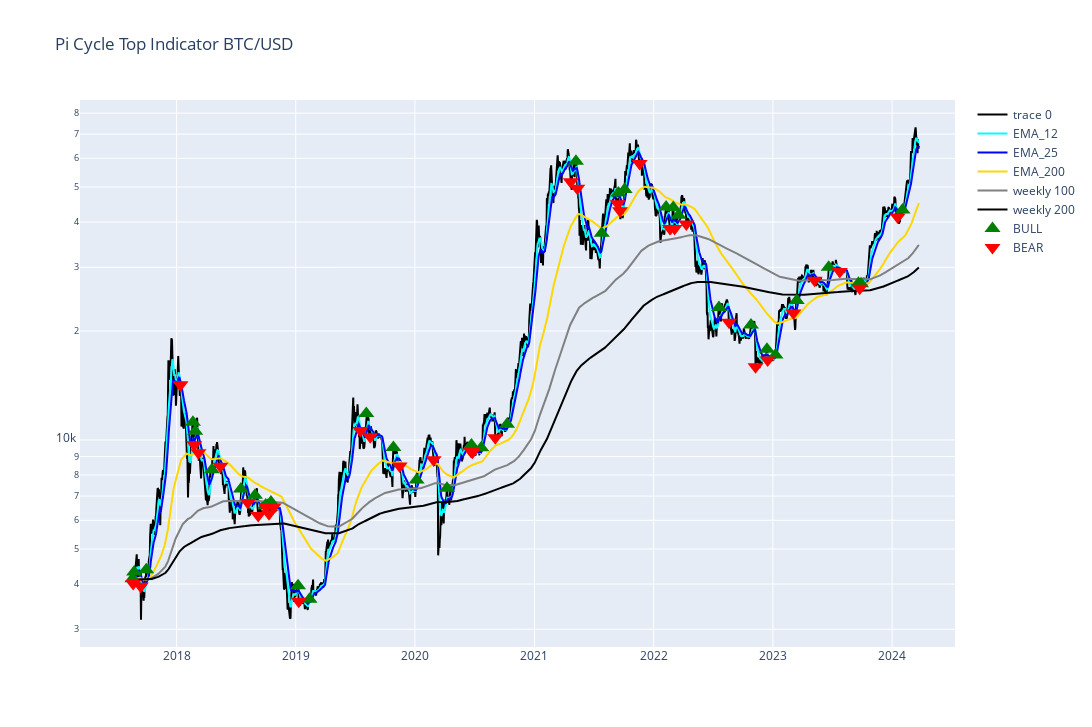

The notebook cell saved with this chart:
### Code cell
# diagram - ema 12 vs ema 25
fig = go.Figure(
    data=go.Scatter(
        x=xusd_data.index,
        y=xusd_data["Last"],
        mode="lines",
        marker=dict(
            # size=16,
            color="black",  # set color equal to a variable
        ),
    )
)
fig.add_trace(
    go.Scatter(
        x=xusd_data.index,
        y=xusd_data["EMA_12"],
        mode="lines",
        name="EMA_12",
        marker=dict(
            color="cyan"
        ),	
    )
)
fig.add_trace(
    go.Scatter(
        x=xusd_data.index,
        y=xusd_data["EMA_25"],
        mode="lines",
        name="EMA_25",
        marker=dict(
            color="blue"
        ),
    )
)

fig.add_trace(
    go.Scatter(
        x=xusd_data.index,
        y=xusd_data["EMA_200"],
        mode="lines",
        name="EMA_200",
        marker=dict(
            color="gold"
        ),
    )
)

fig.add_trace(
    go.Scatter(
        x=xusd_data.index,
        y=xusd_data["EMA_700"],
        mode="lines",
        name="weekly 100",
        marker=dict(
            color="gray"
        ),
    )
)

fig.add_trace(
    go.Scatter(
        x=xusd_data.index,
        y=xusd_data["EMA_1400"],
        mode="lines",
        name="weekly 200",
        marker=dict(
            color="black"
        ),
    )
)

# Hinzufügen von Markierungen für "BULL" Ereignisse
bull_indices = xusd_data[xusd_data['Trigger'] == 'BULL'].index
fig.add_trace(
    go.Scatter(
        x=xusd_data.loc[bull_indices].index,
        y=xusd_data.loc[bull_indices]['Last'],
        mode='markers',
        name='BULL',
        marker=dict(
            color='green',
            size=14,
            symbol='triangle-up'
        ),
    )
)

# Hinzufügen von Markierungen für "BEAR" Ereignisse
bear_indices = xusd_data[xusd_data['Trigger'] == 'BEAR'].index
fig.add_trace(
    go.Scatter(
        x=xusd_data.loc[bear_indices].index,
        y=xusd_data.loc[bear_indices]['Last'],
        mode='markers',
        name='BEAR',
        marker=dict(
            color='red',
            size=14,
            symbol='triangle-down'
        ),
    )
)

fig.update_yaxes(type="log")
fig.update_layout(
    # title="Plot Title",
    autosize=False,
    width=int(1400 / 1.1),
    height=int(800 / 1.1),
    title=f"Pi Cycle Top Indicator {selected_crypto}/USD",
)
fig.show()

### Figure 1 — Plotly figure (JSON) as saved in the notebook; plotly's stock layout.template omitted (floating-point values rounded to 4 significant figures; data arrays with more than 128 entries replaced by an {"elided": "..."} marker saying what was removed)
{"data": [{"marker": {"color": "black"}, "mode": "lines", "type": "scatter", "x": {"elided": "2410 str values"}, "y": {"elided": "2410 float values"}}, {"marker": {"color": "cyan"}, "mode": "lines", "name": "EMA_12", "type": "scatter", "x": {"elided": "2410 str values"}, "y": {"elided": "2410 float values"}}, {"marker": {"color": "blue"}, "mode": "lines", "name": "EMA_25", "type": "scatter", "x": {"elided": "2410 str values"}, "y": {"elided": "2410 float values"}}, {"marker": {"color": "gold"}, "mode": "lines", "name": "EMA_200", "type": "scatter", "x": {"elided": "2410 str values"}, "y": {"elided": "2410 float values"}}, {"marker": {"color": "gray"}, "mode": "lines", "name": "weekly 100", "type": "scatter", "x": {"elided": "2410 str values"}, "y": {"elided": "2410 float values"}}, {"marker": {"color": "black"}, "mode": "lines", "name": "weekly 200", "type": "scatter", "x": {"elided": "2410 str values"}, "y": {"elided": "2410 float values"}}, {"marker": {"color": "green", "size": 14, "symbol": "triangle-up"}, "mode": "markers", "name": "BULL", "type": "scatter", "x": ["2017-08-19T00:00:00", "2017-08-24T00:00:00", "2017-09-30T00:00:00", "2018-02-20T00:00:00", "2018-02-27T00:00:00", "2018-04-19T00:00:00", "2018-07-17T00:00:00", "2018-08-29T00:00:00", "2018-10-01T00:00:00", "2018-10-06T00:00:00", "2018-10-17T00:00:00", "2019-01-08T00:00:00", "2019-02-12T00:00:00", "2019-08-05T00:00:00", "2019-10-27T00:00:00", "2020-01-06T00:00:00", "2020-04-08T00:00:00", "2020-06-22T00:00:00", "2020-07-22T00:00:00", "2020-10-09T00:00:00", "2021-05-08T00:00:00", "2021-07-26T00:00:00", "2021-09-15T00:00:00", "2021-10-04T00:00:00", "2022-02-08T00:00:00", "2022-03-02T00:00:00", "2022-03-18T00:00:00", "2022-07-20T00:00:00", "2022-10-26T00:00:00", "2022-12-14T00:00:00", "2023-01-09T00:00:00", "2023-03-15T00:00:00", "2023-06-21T00:00:00", "2023-09-20T00:00:00", "2023-09-28T00:00:00", "2024-02-02T00:00:00"], "y": [4140.0, 4316.0, 4379.0, 11200.0, 10570.0, 8278, 7317.0, 7031.0, 6612.0, 6594.0, 6741.0, 3955.0, 3631.0, 11830.0, 9530.0, 7758, 7361.0, 9686.0, 9518.0, 11050.0, 58860.0, 37240.0, 48120.0, 49220.0, 44040.0, 43890.0, 41760.0, 23220.0, 20770.0, 17800.0, 17180.0, 24290.0, 29990.0, 27125, 27020.0, 43200]}, {"marker": {"color": "red", "size": 14, "symbol": "triangle-down"}, "mode": "markers", "name": "BEAR", "type": "scatter", "x": ["2017-08-21T00:00:00", "2017-09-13T00:00:00", "2018-01-13T00:00:00", "2018-02-24T00:00:00", "2018-03-09T00:00:00", "2018-05-15T00:00:00", "2018-08-07T00:00:00", "2018-09-08T00:00:00", "2018-10-02T00:00:00", "2018-10-11T00:00:00", "2018-10-25T00:00:00", "2019-01-10T00:00:00", "2019-07-18T00:00:00", "2019-08-17T00:00:00", "2019-11-15T00:00:00", "2020-02-27T00:00:00", "2020-06-21T00:00:00", "2020-06-25T00:00:00", "2020-09-03T00:00:00", "2021-04-22T00:00:00", "2021-05-12T00:00:00", "2021-09-13T00:00:00", "2021-09-20T00:00:00", "2021-11-19T00:00:00", "2022-02-20T00:00:00", "2022-03-06T00:00:00", "2022-04-11T00:00:00", "2022-08-20T00:00:00", "2022-11-09T00:00:00", "2022-12-16T00:00:00", "2023-03-05T00:00:00", "2023-05-09T00:00:00", "2023-07-25T00:00:00", "2023-09-24T00:00:00", "2024-01-18T00:00:00"], "y": [4016, 3945.0, 14210, 9695.0, 9227, 8462, 6720.0, 6185.0, 6526.0, 6253.0, 6528.0, 3586.0, 10630.0, 10220.0, 8472.0, 8823.0, 9295.0, 9249.0, 10140.0, 51690.0, 49630.0, 44940.0, 43020.0, 58050.0, 38390.0, 38420.0, 39530.0, 21140.0, 15920.0, 16630.0, 22430.0, 27630.0, 29230.0, 26250.0, 41330.0]}], "layout": {"autosize": false, "height": 727, "title": {"text": "Pi Cycle Top Indicator BTC/USD"}, "width": 1272, "yaxis": {"type": "log"}}}
